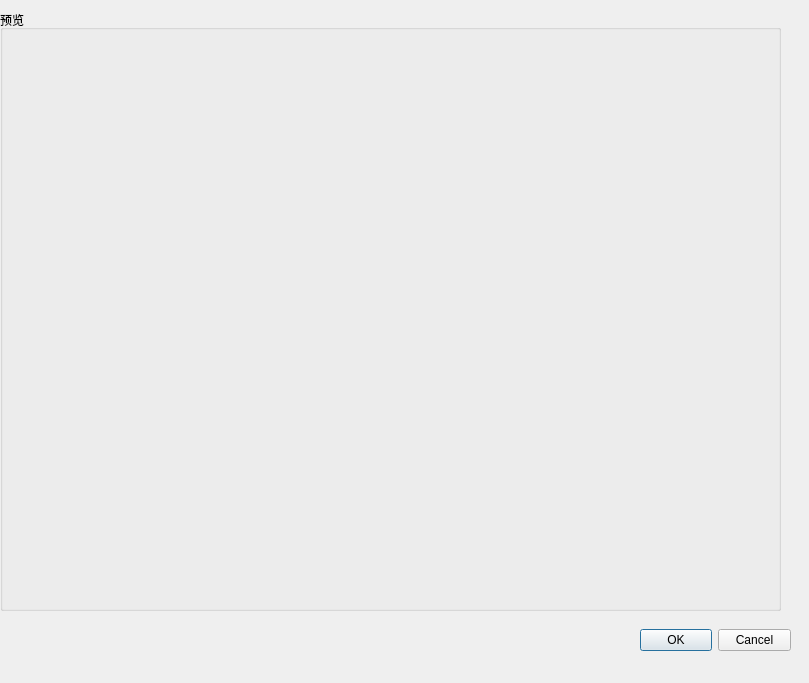
<?xml version="1.0" encoding="UTF-8"?>
<ui version="4.0">
 <class>PreviewDialog</class>
 <widget class="QDialog" name="PreviewDialog">
  <property name="geometry">
   <rect>
    <x>0</x>
    <y>0</y>
    <width>809</width>
    <height>683</height>
   </rect>
  </property>
  <property name="windowTitle">
   <string>Dialog</string>
  </property>
  <widget class="QDialogButtonBox" name="buttonBox">
   <property name="geometry">
    <rect>
     <x>640</x>
     <y>610</y>
     <width>151</width>
     <height>61</height>
    </rect>
   </property>
   <property name="orientation">
    <enum>Qt::Horizontal</enum>
   </property>
   <property name="standardButtons">
    <set>QDialogButtonBox::Cancel|QDialogButtonBox::Ok</set>
   </property>
  </widget>
  <widget class="QGroupBox" name="groupBox">
   <property name="geometry">
    <rect>
     <x>0</x>
     <y>10</y>
     <width>781</width>
     <height>601</height>
    </rect>
   </property>
   <property name="title">
    <string>预览</string>
   </property>
   <widget class="QLabel" name="label_image">
    <property name="geometry">
     <rect>
      <x>110</x>
      <y>20</y>
      <width>561</width>
      <height>561</height>
     </rect>
    </property>
    <property name="text">
     <string/>
    </property>
    <property name="alignment">
     <set>Qt::AlignCenter</set>
    </property>
   </widget>
  </widget>
 </widget>
 <resources/>
 <connections>
  <connection>
   <sender>buttonBox</sender>
   <signal>accepted()</signal>
   <receiver>PreviewDialog</receiver>
   <slot>accept()</slot>
   <hints>
    <hint type="sourcelabel">
     <x>248</x>
     <y>254</y>
    </hint>
    <hint type="destinationlabel">
     <x>157</x>
     <y>274</y>
    </hint>
   </hints>
  </connection>
  <connection>
   <sender>buttonBox</sender>
   <signal>rejected()</signal>
   <receiver>PreviewDialog</receiver>
   <slot>reject()</slot>
   <hints>
    <hint type="sourcelabel">
     <x>316</x>
     <y>260</y>
    </hint>
    <hint type="destinationlabel">
     <x>286</x>
     <y>274</y>
    </hint>
   </hints>
  </connection>
 </connections>
</ui>
